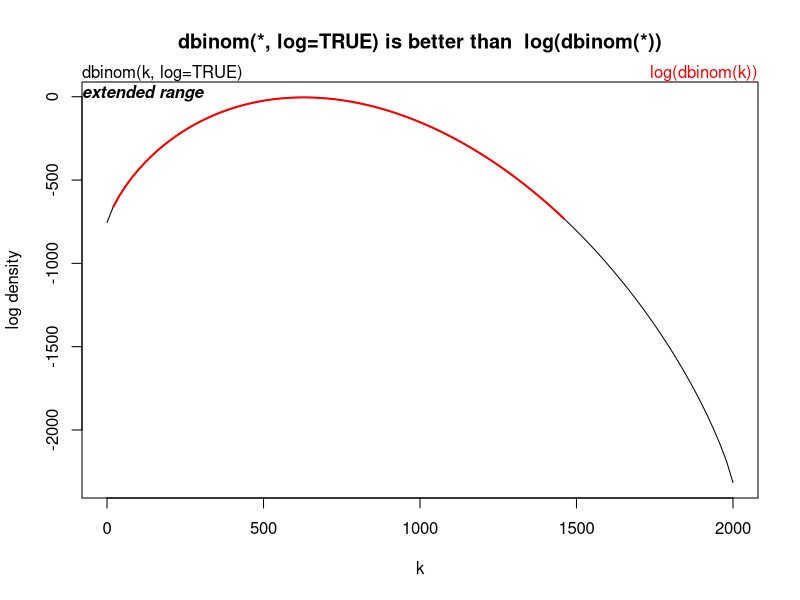

Generate this figure with R:
require(graphics)
# Compute P(45 < X < 55) for X Binomial(100,0.5)
sum(dbinom(46:54, 100, 0.5))

## Using "log = TRUE" for an extended range :
n <- 2000
k <- seq(0, n, by = 20)
plot (k, dbinom(k, n, pi/10, log = TRUE), type = "l", ylab = "log density",
      main = "dbinom(*, log=TRUE) is better than  log(dbinom(*))")
lines(k, log(dbinom(k, n, pi/10)), col = "red", lwd = 2)
## extreme points are omitted since dbinom gives 0.
mtext("dbinom(k, log=TRUE)", adj = 0)
mtext("extended range", adj = 0, line = -1, font = 4)
mtext("log(dbinom(k))", col = "red", adj = 1)